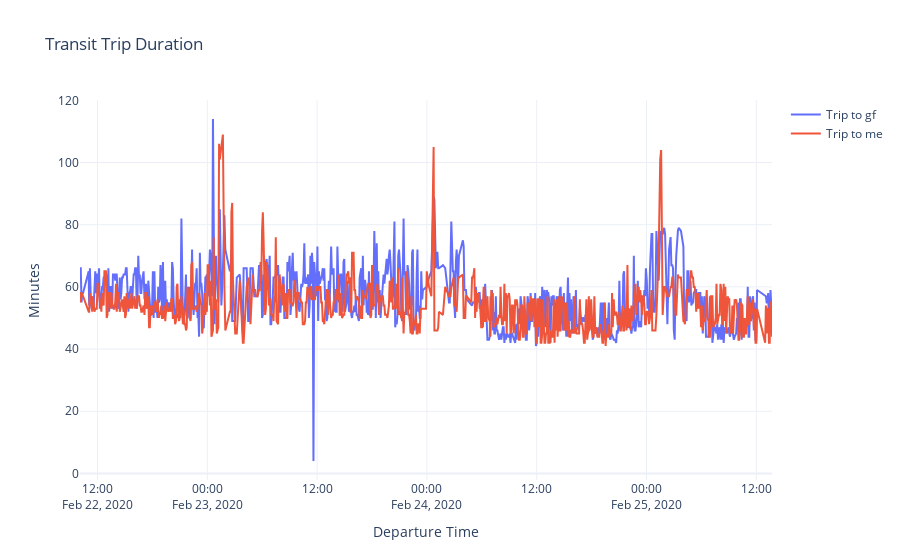

The notebook cell saved with this chart:
### Markdown cell above
We notice a couple things:
1. Trips to gf are on average longer. The min and max are also longer!
2. Trip times are discrete values from 47 - 70 minutes.

### Code cell
fig = go.Figure()

for trip in trips_dfs:

    fig.add_trace(go.Scatter(
        x = trip.departure_time,
        y = trip.trip_duration,
        name = trip['trip_direction_text'].values[0],
#         mode = 'markers'
    ))
    
fig.update_layout(
    title = 'Transit Trip Duration',
    yaxis_title = 'Minutes',
    xaxis_title = 'Departure Time',
    template = 'plotly_white'
)

fig.show()

### Figure 1 — Plotly figure (JSON) as saved in the notebook; plotly's stock layout.template omitted (floating-point values rounded to 4 significant figures; data arrays with more than 128 entries replaced by an {"elided": "..."} marker saying what was removed)
{"data": [{"name": "Trip to gf", "type": "scatter", "x": {"elided": "802 str values"}, "y": {"elided": "802 int values"}}, {"name": "Trip to me", "type": "scatter", "x": {"elided": "802 str values"}, "y": {"elided": "802 int values"}}], "layout": {"title": {"text": "Transit Trip Duration"}, "xaxis": {"title": {"text": "Departure Time"}}, "yaxis": {"title": {"text": "Minutes"}}}}
